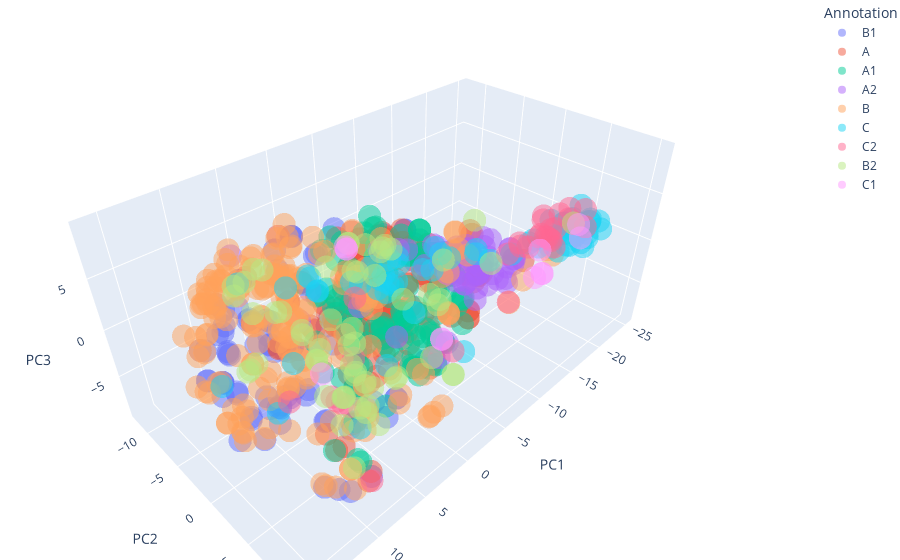

Write notebook code for a chart like this one.
### Code cell
import plotly.express as px
import pandas as pd


df_plot = pd.DataFrame({
    'PC1': tsne_components[:, 0],
    'PC2': tsne_components[:, 1],
    'PC3': tsne_components[:, 2],
    'Annotation': annotations
})


fig = px.scatter_3d(df_plot, x='PC1', y='PC2', z='PC3', color='Annotation',
                    title='TSNE',
                    opacity=0.5, size_max=5)

fig.update_layout(margin=dict(l=0, r=0, b=0, t=0))
fig.show()
